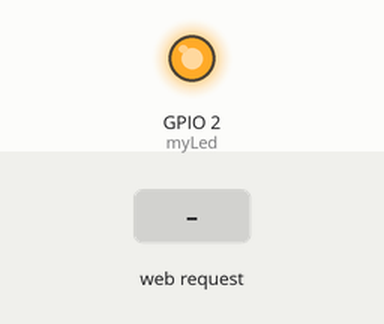
A sketch run on a simulated ESP8266 (NodeMCU). Shown: output pins drawn as LEDs (lit = HIGH). The test bench sets the inputs (shaded band). WiFi joins after 1.5 s; servers stay silent unless stated; what the sketch prints to the serial monitor is not drawn.

Above: at 2.7 s.
2.8 s: HTTP request GET /gpio/1 received
At 3.8 s:
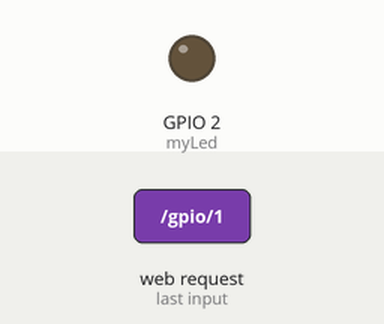
4.3 s: HTTP request GET /gpio/0 received
At 4.9 s:
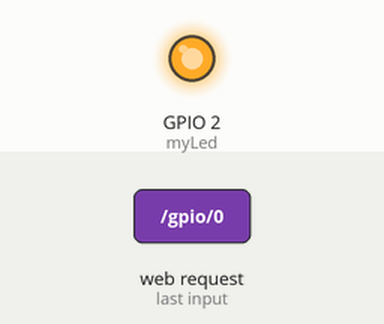
Timing chart, 0 to 7.3 s (numbered marks = the images above; inputs shaded):
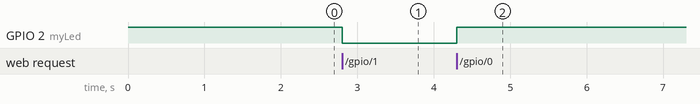

The sketch:

7-led_control_wifi_on_off_siri.ino
```cpp
#include <ESP8266WiFi.h>

const char ssid[] = "your wifi name ";
const char pswd[] = "your wifi password";

const int myLed = LED_BUILTIN;

WiFiServer server(80);

void setup() {
  Serial.begin(115200);

  pinMode(myLed, OUTPUT);
  digitalWrite(myLed, 1);

  Serial.println();
  Serial.print("Connecting to ");
  Serial.println(ssid);

  WiFi.mode(WIFI_STA);
  WiFi.begin(ssid, pswd);

  while (WiFi.status() != WL_CONNECTED) {
    delay(500);
    Serial.print(".");
  }
  Serial.println();
  Serial.println("WiFi connected");

  server.begin();

  Serial.println(WiFi.localIP());
}
int val = 0;
void loop() {
  WiFiClient client = server.available();
  if (!client) {
    return;
  }

  String req = client.readStringUntil('\r');

  if (req.indexOf("/gpio/0") != -1) {
    Serial.println("request: ");
    Serial.println(req);
    val = 1;
  } else if (req.indexOf("/gpio/1") != -1) {
    Serial.println("request: ");
    Serial.println(req);
    val = 0;
  }

  digitalWrite(myLed, val);

  String s = "HTTP/1.1 200 OK\r\nContent-Type: text/html\r\n\r\n<!DOCTYPE HTML>\r\n<html>\r\nwelcom to child program";
  s += "</html>\n";
  client.print(s);
}
```

Measured:
- after the input at 2.8 s, GPIO 2 (myLed): HIGH → LOW at once
- after the input at 4.3 s, GPIO 2 (myLed): LOW → HIGH at once
